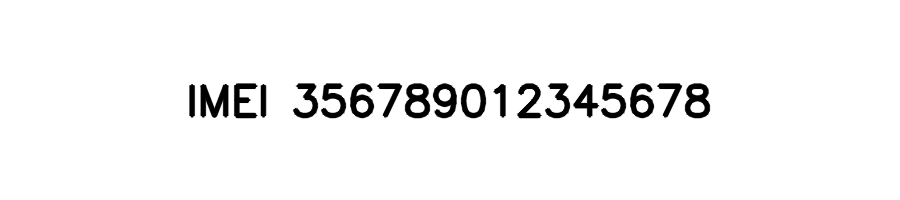
#> input picture backend/uploads/evidence_47d2eb2deb844020af0e8360f323015c.png, 900 x 200 px
$ python -i ocr_engine.py   (imports and definitions only)
#> lines starting #> are read from the running program, lines starting #| are printed output that depends on the picture; after the words box and inside, x2 and y2 are one past the last pixel; in counts of white or black regions, pixels touching at a corner belong together
#> further down, picture is the input picture: shape (200, 900, 3); min 0, max 255, mean 244.5
"""
TrustPhone AI — OCR Engine

EasyOCR + OpenCV-based IMEI scanning from uploaded images.

Pipeline:
  1. Validate upload (MIME type, extension, size, filename safety)
  2. Generate multiple preprocessing variants (multi-pass OCR)
  3. Run EasyOCR on each variant
  4. Detect IMEI labels (IMEI, IMEI1, IMEI2, IMEI/MEID)
  5. Extract 15-digit candidates + reconstruct fragmented digits
  6. Apply safe OCR character normalization (O->0, I/l->1)
  7. Score and rank candidates using multi-signal strategy
  8. Return structured result — never triggers verification automatically

WHY MULTIPLE PASSES:
  A single preprocessing approach may fail on certain image conditions
  (poor lighting, glossy surfaces, small text). Running OCR on multiple
  variants (resize, grayscale+CLAHE, thresholded) maximises the chance
  of extracting readable text across diverse phone-box photos.

HOW CANDIDATES ARE RANKED:
  Each candidate receives a composite score based on:
    - Luhn checksum validity (+40)
    - Proximity to an IMEI label (+30)
    - Mean OCR confidence (+0 to +25)
    - Detection across multiple preprocessing passes (+12 per extra pass)
    - Label type priority: IMEI > IMEI1/2 > IMEI/MEID (+0/+10/+5)
  The highest-scoring candidate is returned as detected_imei.

HOW CONFIDENCE IS CALCULATED:
  Base = mean EasyOCR confidence of the selected candidate's detections.
  Bonuses: Luhn-valid (+0.05), multi-pass (+0.03 per extra), label
  proximity (+0.05).  Capped at 0.99 to avoid false certainty claims.
"""

import logging
import re
import tempfile
from pathlib import Path
from typing import Optional

import cv2
import easyocr
import numpy as np

from services.imei_service import validate_imei_format, validate_luhn_checksum

logger = logging.getLogger("trustphone.ocr")


# ---------------------------------------------------------------------------
# Constants
# ---------------------------------------------------------------------------

ALLOWED_MIME_TYPES: set[str] = {
    "image/jpeg",
    "image/jpg",
    "image/png",
    "image/webp",
    "image/bmp",
    "image/tiff",
}

ALLOWED_EXTENSIONS: set[str] = {
    ".jpg", ".jpeg", ".png", ".webp", ".bmp", ".tiff", ".tif",
}

# 10 MB maximum upload size
MAX_FILE_SIZE_BYTES: int = 10 * 1024 * 1024

# Regex: exactly 15 consecutive digits, not embedded in a longer number
IMEI_RE = re.compile(r"(?<!\d)\d{15}(?!\d)")

# Label patterns: match "IMEI", "IMEI1", "IMEI 1", "IMEI2", "IMEI 2", "IMEI/MEID"
# Does NOT match EID, Serial No, S/N, or Model
_IMEI_LABEL_RE = re.compile(
    r"\bIMEI[\s]?[12]?\b|IMEI[\s]?/[\s]?MEID",
    re.IGNORECASE,
)

# Sequences of 3+ consecutive digits (possibly mixed with OCR noise chars)
# used for fragment reconstruction of spaced/hyphenated IMEIs
_DIGIT_FRAGMENT_RE = re.compile(r"[\d][\d\-\s.]{1,}")

OCR_NO_RESULT_MESSAGE = (
    "Could not detect an IMEI. Please enter it manually or dial *#06#."
)

# Maximum pixel distance for associating text blocks with an IMEI label
_LABEL_PROXIMITY_PX = 350

# Maximum pixel gap between digit fragments for concatenation
_FRAGMENT_GAP_PX = 200


# ---------------------------------------------------------------------------
# Upload validation helpers
# ---------------------------------------------------------------------------

# [82 lines left out: functions validate_upload, preprocess_image, not called in this run]


def _resize_base(img: np.ndarray) -> np.ndarray:
    """Resize large images while preserving aspect ratio."""
    h, w = img.shape[:2]
#> h = 200; w = 900
    max_w = 1920
    if w > max_w:
        scale = max_w / w
        return cv2.resize(img, (max_w, int(h * scale)), interpolation=cv2.INTER_AREA)
    return img


def _preprocess_variants(img: np.ndarray) -> list[tuple[str, np.ndarray]]:
    """
    Generate multiple preprocessing variants for multi-pass OCR.

    Different variants handle different image conditions:
      - resize: clean resize, preserves colour (good for well-lit images)
      - clahe:  grayscale + CLAHE contrast (improves low-contrast text)
      - thresh: adaptive threshold (handles uneven lighting, shadows)

    Returns list of (variant_name, processed_image).
    """
    base = _resize_base(img)
    variants: list[tuple[str, np.ndarray]] = []

    # Pass 1: Clean resize (colour) — best for well-lit, high-contrast images
    variants.append(("resize", base))

    # Pass 2: Grayscale + CLAHE contrast enhancement
    gray = cv2.cvtColor(base, cv2.COLOR_BGR2GRAY) if len(base.shape) == 3 else base
    clahe = cv2.createCLAHE(clipLimit=3.0, tileGridSize=(8, 8))
    enhanced = clahe.apply(gray)
    # Convert back to 3-channel for EasyOCR
    variants.append(("clahe", cv2.cvtColor(enhanced, cv2.COLOR_GRAY2BGR)))

    # Pass 3: Adaptive threshold — handles uneven lighting
    thresh = cv2.adaptiveThreshold(
        gray, 255, cv2.ADAPTIVE_THRESH_GAUSSIAN_C,
        cv2.THRESH_BINARY, blockSize=11, C=2,
    )
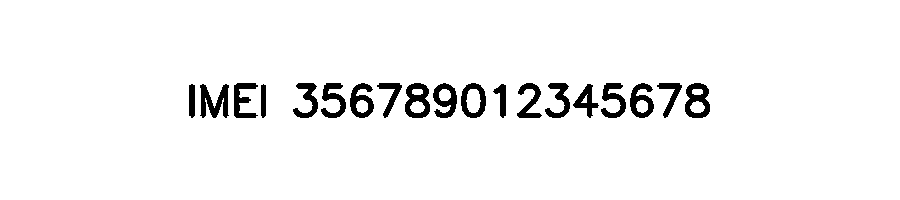
#> thresh: shape (200, 900); 95.9% white; 19 black regions, largest, box (x1, y1, x2, y2) and area: (200, 84, 229, 118) 562, (405, 83, 430, 118) 526, (685, 83, 710, 118) 526
    variants.append(("thresh", cv2.cvtColor(thresh, cv2.COLOR_GRAY2BGR)))

    return variants


# ---------------------------------------------------------------------------
# IMEI label detection
# ---------------------------------------------------------------------------

# [32 lines left out: functions _is_imei_label, _find_imei_label_positions, _block_center, not called in this run]


def _distance_2d(p1: tuple, p2: tuple) -> float:
    """Euclidean distance between two 2D points."""
    return ((p1[0] - p2[0]) ** 2 + (p1[1] - p2[1]) ** 2) ** 0.5


# [436 lines left out: functions _is_near_label, _extract_digit_fragments, _reconstruct_from_fragments, _normalize_ocr_digits, extract_imei_candidates, _score_candidates and 2 more, not called in this run]

>>> import cv2
>>> picture = cv2.imread('../uploads/evidence_47d2eb2deb844020af0e8360f323015c.png')
>>> result = _preprocess_variants(picture)
#> result = 3 items

$ run again, on backend/uploads/evidence_54c017c322ef4461951d4086945ce6b4.png
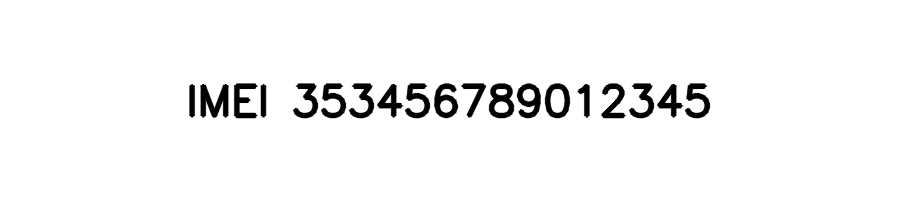
#> input picture backend/uploads/evidence_54c017c322ef4461951d4086945ce6b4.png, 900 x 200 px
#> picture is the input picture: shape (200, 900, 3); min 0, max 255, mean 244.6
#> in _preprocess_variants, `thresh = cv2.adaptiveThreshold( gray, 255, cv2.ADAPTIVE_THRESH_GAUSSIA..`:
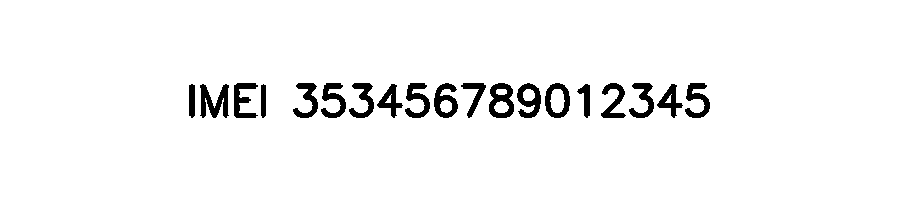
#> thresh: shape (200, 900); 95.9% white; 19 black regions, largest, box (x1, y1, x2, y2) and area: (200, 84, 229, 118) 562, (489, 83, 514, 118) 526, (517, 83, 541, 118) 465
#> result = 3 items
